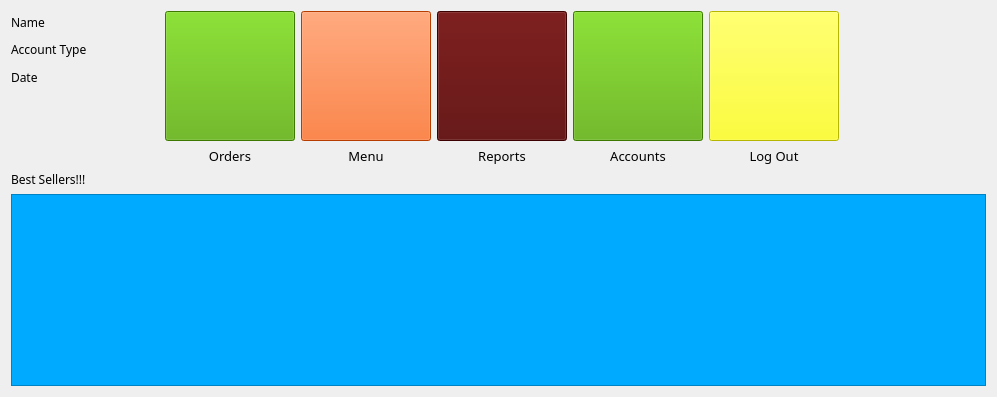
      <widget class="QWidget" name="HomePage">
       <layout class="QGridLayout" name="gridLayout_45">
        <item row="0" column="0">
         <layout class="QGridLayout" name="gridLayout_9">
          <item row="0" column="0">
           <widget class="QLabel" name="label_HomePageEmployeeName">
            <property name="font">
             <font>
              <family>Kozuka Gothic Pr6N B</family>
             </font>
            </property>
            <property name="text">
             <string>Name</string>
            </property>
           </widget>
          </item>
          <item row="1" column="0">
           <widget class="QLabel" name="label_HomePageAccountType">
            <property name="font">
             <font>
              <family>Kozuka Gothic Pr6N B</family>
             </font>
            </property>
            <property name="text">
             <string>Account Type</string>
            </property>
           </widget>
          </item>
          <item row="2" column="0">
           <widget class="QLabel" name="label_HomePageDate">
            <property name="font">
             <font>
              <family>Kozuka Gothic Pr6N B</family>
             </font>
            </property>
            <property name="text">
             <string>Date</string>
            </property>
           </widget>
          </item>
         </layout>
        </item>
        <item row="0" column="1" rowspan="2">
         <layout class="QGridLayout" name="gridLayout_11">
          <item row="0" column="0">
           <layout class="QGridLayout" name="gridLayout_2">
            <item row="0" column="0">
             <widget class="QPushButton" name="pushButton_OrderPage">
              <property name="minimumSize">
               <size>
                <width>130</width>
                <height>130</height>
               </size>
              </property>
              <property name="styleSheet">
               <string notr="true">background-color: rgb(85, 170, 0);</string>
              </property>
              <property name="text">
               <string/>
              </property>
              <property name="icon">
               <iconset>
                <activeon>:/list.png</activeon>
               </iconset>
              </property>
              <property name="iconSize">
               <size>
                <width>64</width>
                <height>64</height>
               </size>
              </property>
              <property name="checkable">
               <bool>false</bool>
              </property>
              <property name="autoDefault">
               <bool>false</bool>
              </property>
              <property name="default">
               <bool>false</bool>
              </property>
              <property name="flat">
               <bool>false</bool>
              </property>
             </widget>
            </item>
            <item row="1" column="0">
             <widget class="QLabel" name="label_Order">
              <property name="font">
               <font>
                <family>Kozuka Gothic Pr6N B</family>
                <pointsize>10</pointsize>
               </font>
              </property>
              <property name="text">
               <string>Orders</string>
              </property>
              <property name="alignment">
               <set>Qt::AlignCenter</set>
              </property>
             </widget>
            </item>
           </layout>
          </item>
          <item row="0" column="1">
           <layout class="QGridLayout" name="gridLayout_3">
            <item row="0" column="0">
             <widget class="QPushButton" name="pushButton_MenuPage">
              <property name="minimumSize">
               <size>
                <width>130</width>
                <height>130</height>
               </size>
              </property>
              <property name="styleSheet">
               <string notr="true">background-color: rgb(255, 85, 0);</string>
              </property>
              <property name="text">
               <string/>
              </property>
              <property name="icon">
               <iconset>
                <activeon>:/fast-food.png</activeon>
               </iconset>
              </property>
              <property name="iconSize">
               <size>
                <width>64</width>
                <height>64</height>
               </size>
              </property>
              <property name="checkable">
               <bool>false</bool>
              </property>
              <property name="default">
               <bool>false</bool>
              </property>
             </widget>
            </item>
            <item row="1" column="0">
             <widget class="QLabel" name="label_Menu">
              <property name="font">
               <font>
                <family>Kozuka Gothic Pr6N B</family>
                <pointsize>10</pointsize>
               </font>
              </property>
              <property name="text">
               <string>Menu</string>
              </property>
              <property name="alignment">
               <set>Qt::AlignCenter</set>
              </property>
             </widget>
            </item>
           </layout>
          </item>
          <item row="0" column="2">
           <layout class="QGridLayout" name="gridLayout_5">
            <item row="0" column="0">
             <widget class="QPushButton" name="pushButton_ReportsPage">
              <property name="minimumSize">
               <size>
                <width>130</width>
                <height>130</height>
               </size>
              </property>
              <property name="styleSheet">
               <string notr="true">background-color: rgb(85, 0, 0);</string>
              </property>
              <property name="text">
               <string/>
              </property>
              <property name="icon">
               <iconset>
                <activeon>:/folder.png</activeon>
               </iconset>
              </property>
              <property name="iconSize">
               <size>
                <width>64</width>
                <height>64</height>
               </size>
              </property>
              <property name="checkable">
               <bool>false</bool>
              </property>
              <property name="default">
               <bool>false</bool>
              </property>
             </widget>
            </item>
            <item row="1" column="0">
             <widget class="QLabel" name="label_Reports">
              <property name="font">
               <font>
                <family>Kozuka Gothic Pr6N B</family>
                <pointsize>10</pointsize>
               </font>
              </property>
              <property name="text">
               <string>Reports</string>
              </property>
              <property name="alignment">
               <set>Qt::AlignCenter</set>
              </property>
             </widget>
            </item>
           </layout>
          </item>
          <item row="0" column="3">
           <layout class="QGridLayout" name="gridLayout_7">
            <item row="0" column="0">
             <widget class="QPushButton" name="pushButton_ManageAccounts">
              <property name="minimumSize">
               <size>
                <width>130</width>
                <height>130</height>
               </size>
              </property>
              <property name="styleSheet">
               <string notr="true">background-color: rgb(85, 170, 0);</string>
              </property>
              <property name="text">
               <string/>
              </property>
              <property name="icon">
               <iconset>
                <activeon>:/account.png</activeon>
               </iconset>
              </property>
              <property name="iconSize">
               <size>
                <width>64</width>
                <height>64</height>
               </size>
              </property>
              <property name="checkable">
               <bool>false</bool>
              </property>
              <property name="default">
               <bool>false</bool>
              </property>
             </widget>
            </item>
            <item row="1" column="0">
             <widget class="QLabel" name="label_ManageAccounts">
              <property name="font">
               <font>
                <family>Kozuka Gothic Pr6N B</family>
                <pointsize>10</pointsize>
               </font>
              </property>
              <property name="text">
               <string>Accounts</string>
              </property>
              <property name="alignment">
               <set>Qt::AlignCenter</set>
              </property>
             </widget>
            </item>
           </layout>
          </item>
          <item row="0" column="4">
           <layout class="QGridLayout" name="gridLayout">
            <item row="0" column="0">
             <widget class="QPushButton" name="pushButton_Logout">
              <property name="minimumSize">
               <size>
                <width>130</width>
                <height>130</height>
               </size>
              </property>
              <property name="styleSheet">
               <string notr="true">background-color: rgb(255, 255, 0);</string>
              </property>
              <property name="text">
               <string/>
              </property>
              <property name="icon">
               <iconset>
                <activeon>:/exit.png</activeon>
               </iconset>
              </property>
              <property name="iconSize">
               <size>
                <width>64</width>
                <height>64</height>
               </size>
              </property>
              <property name="checkable">
               <bool>false</bool>
              </property>
              <property name="default">
               <bool>false</bool>
              </property>
             </widget>
            </item>
            <item row="1" column="0">
             <widget class="QLabel" name="label_Logout">
              <property name="font">
               <font>
                <family>Kozuka Gothic Pr6N B</family>
                <pointsize>10</pointsize>
               </font>
              </property>
              <property name="text">
               <string>Log Out</string>
              </property>
              <property name="alignment">
               <set>Qt::AlignCenter</set>
              </property>
             </widget>
            </item>
           </layout>
          </item>
         </layout>
        </item>
        <item row="0" column="2" rowspan="2">
         <spacer name="horizontalSpacer_2">
          <property name="orientation">
           <enum>Qt::Horizontal</enum>
          </property>
          <property name="sizeHint" stdset="0">
           <size>
            <width>141</width>
            <height>20</height>
           </size>
          </property>
         </spacer>
        </item>
        <item row="1" column="0">
         <spacer name="horizontalSpacer">
          <property name="orientation">
           <enum>Qt::Horizontal</enum>
          </property>
          <property name="sizeHint" stdset="0">
           <size>
            <width>148</width>
            <height>20</height>
           </size>
          </property>
         </spacer>
        </item>
        <item row="2" column="0" colspan="3">
         <layout class="QGridLayout" name="gridLayout_4">
          <item row="1" column="0">
           <widget class="QTableView" name="tableView_MenuPage">
            <property name="styleSheet">
             <string notr="true">background-color: rgb(0, 170, 255);</string>
            </property>
           </widget>
          </item>
          <item row="0" column="0">
           <widget class="QLabel" name="label_4">
            <property name="font">
             <font>
              <family>Kozuka Gothic Pr6N B</family>
             </font>
            </property>
            <property name="text">
             <string>Best Sellers!!!</string>
            </property>
           </widget>
          </item>
         </layout>
        </item>
       </layout>
      </widget>
